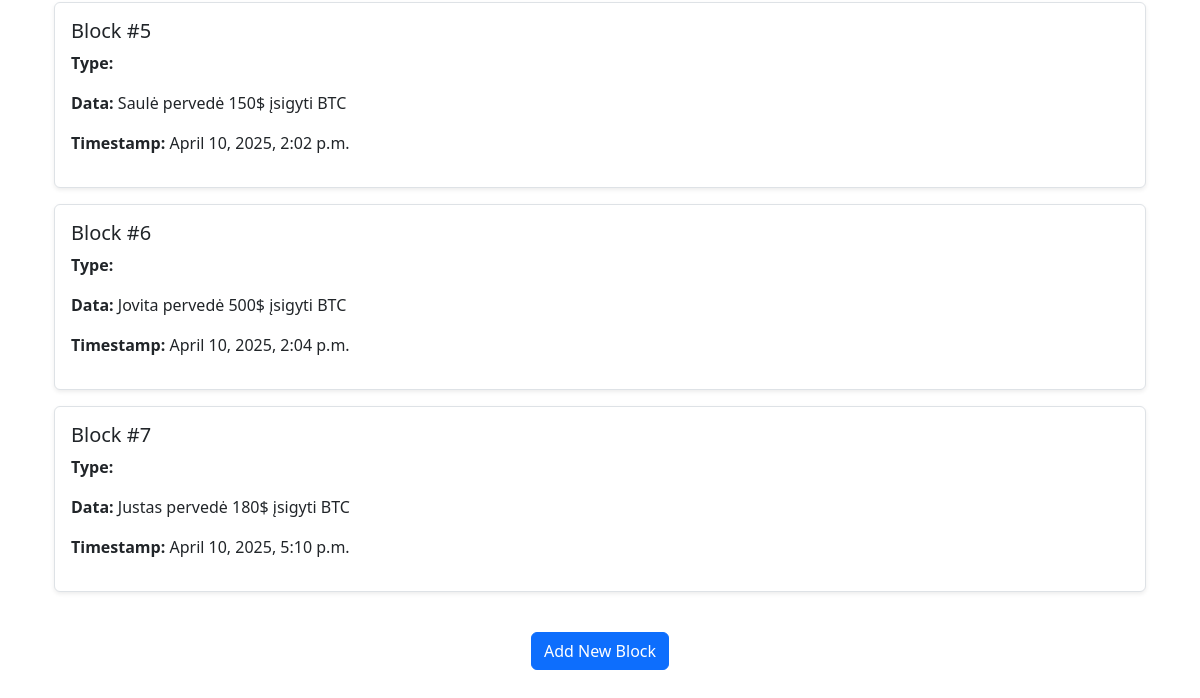
The app's page /chain/ (lower part), older data.
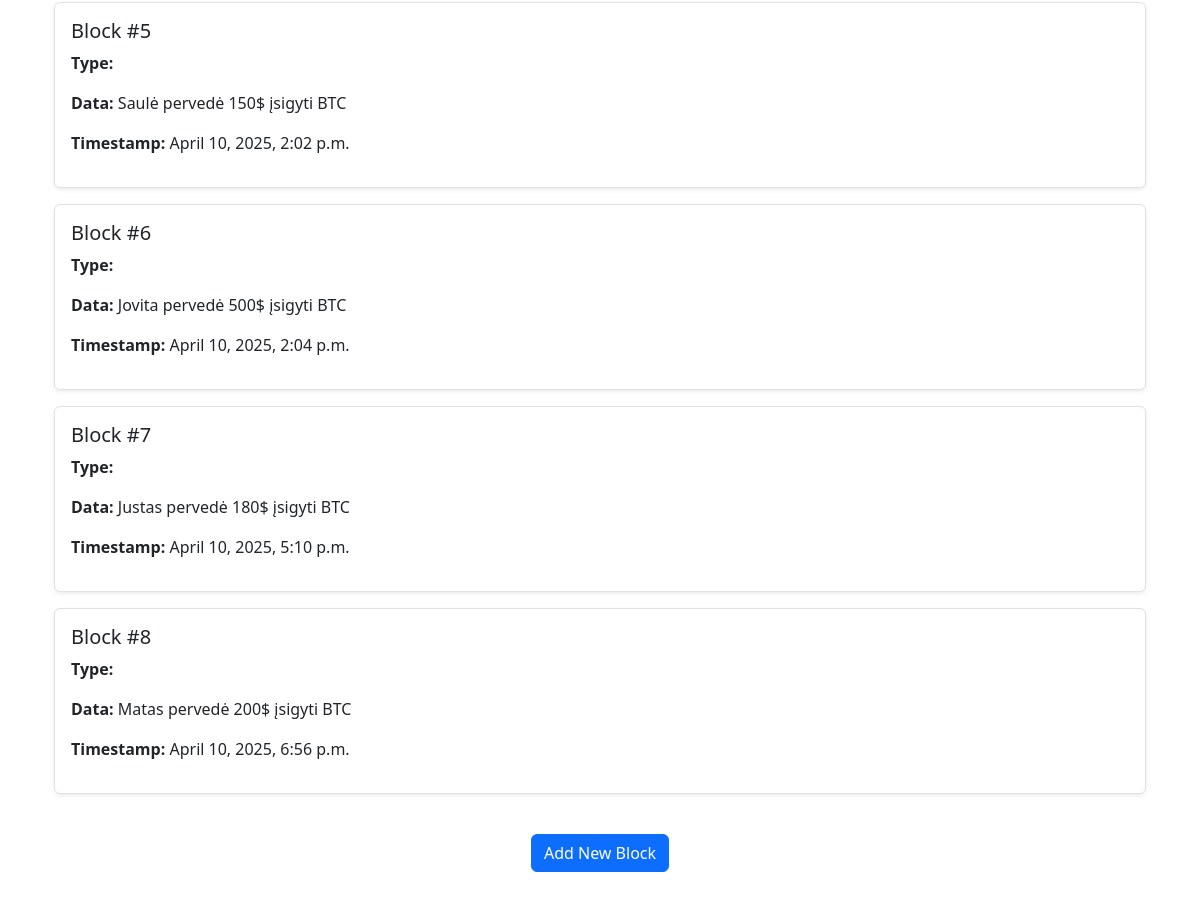
The same page, newer data.
### blockchain/models.py (models this page shows, shortened)
class Block(models.Model):
    timestamp = models.DateTimeField(default=datetime.utcnow)
    data = models.TextField()
    previous_hash = models.CharField(max_length=64)
    hash = models.CharField(max_length=64)
    objects = None

### blockchain/views.py (the view)
# urls.py: path('chain/', view_chain, name='view_chain'),
def view_chain(request):
    chain = Block.objects.all().order_by('timestamp')  # Fetch all blocks ordered by time
    return render(request, 'blockchain/view_chain.html', {'chain': chain})

### blockchain/templates/blockchain/view_chain.html (shortened to what this page needs)
{% extends 'blockchain/base.html' %}
{% block content %}
<div class="container">
    {% if chain %}
        <div class="list-group">
            {% for block in chain %}
                <div class="list-group-item mb-3 p-3 border rounded shadow-sm">
                    <h5>Block #{{ forloop.counter }}</h5>
                    <p><strong>Type:</strong> {{ block.get_block_type_display }}</p>
                    <p><strong>Data:</strong> {{ block.data }}</p>
                    <p><strong>Timestamp:</strong> {{ block.timestamp }}</p>
                </div>
            {% endfor %}
        </div>
    {% else %}
        <p class="text-center">No blocks found in the blockchain.</p>
    {% endif %}
    <div class="text-center mt-4">
        <a href="{% url 'create_block' %}" class="btn btn-primary">Add New Block</a>
    </div>
</div>
{% endblock %}

Row changes from the older to the newer data that the page shows:
added Block: data "Matas pervedė 200$ įsigyti BTC", timestamp "April 10, 2025, 6:56 p.m."
